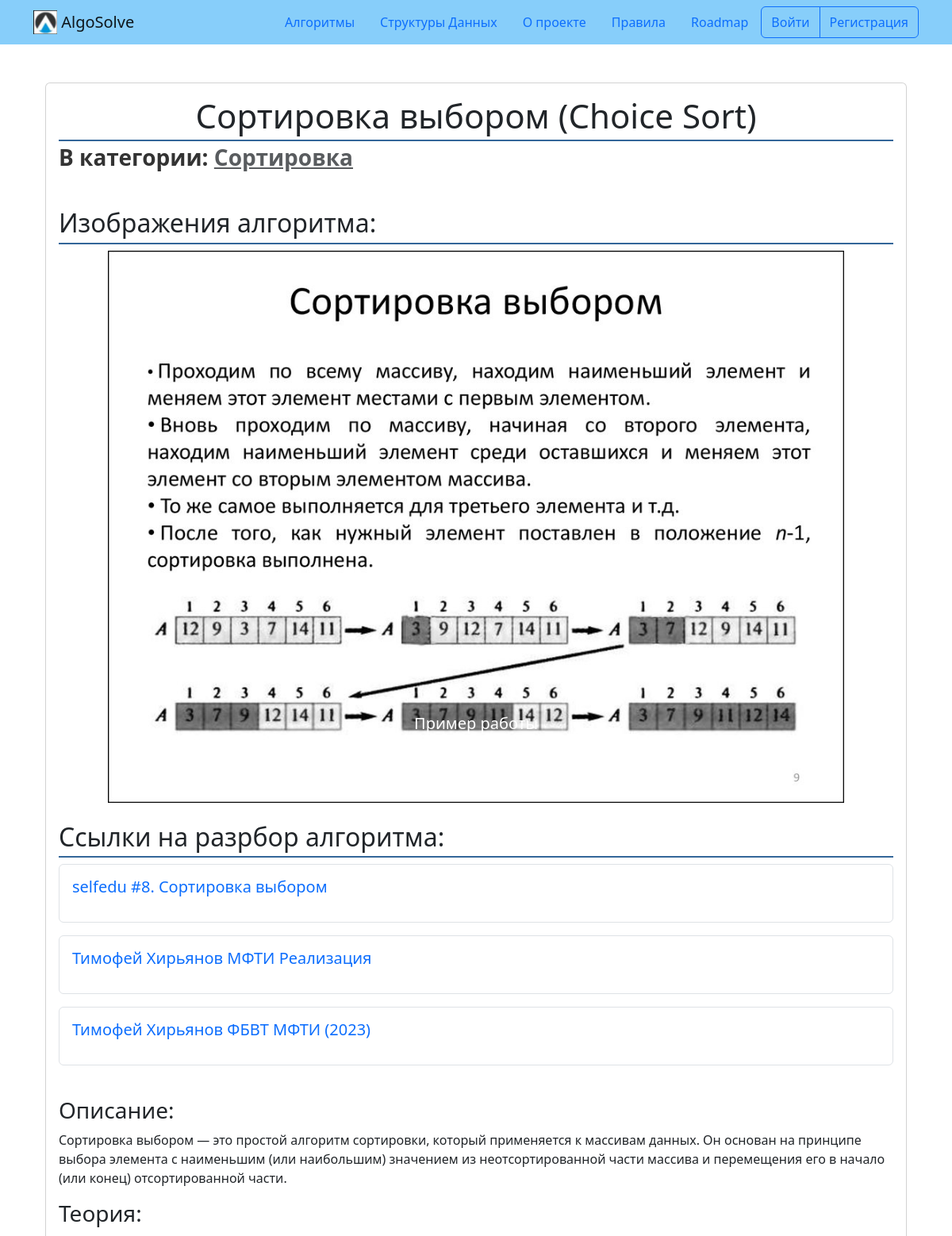
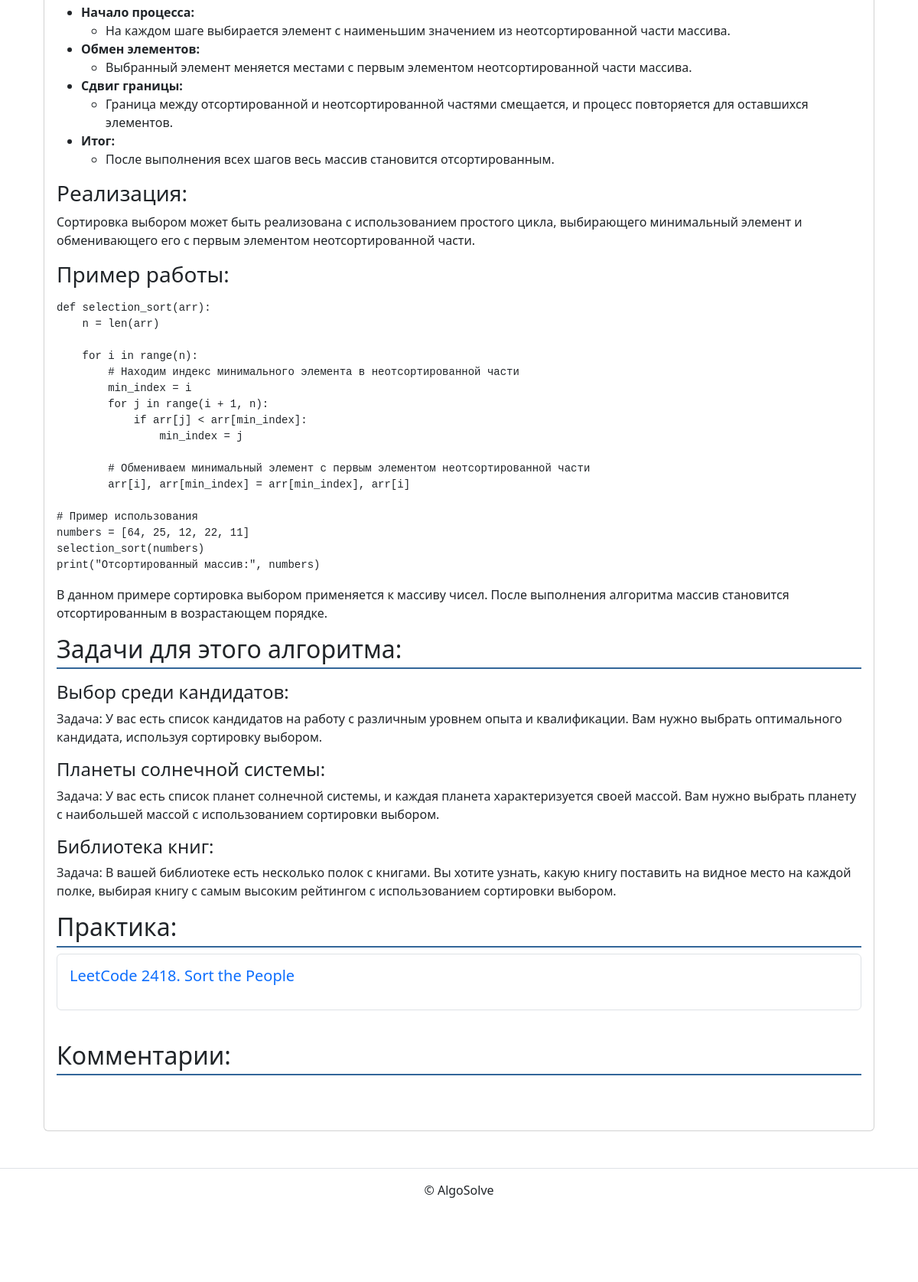
The app's page /algorithms/sorting/sortirovka-vyiborom-choice-sort/ with its own data (2 pictures, top to bottom).
### algorithm/models.py (models this page shows, shortened)
class BaseModel(models.Model):
    is_published = models.BooleanField(
        default=True,
        verbose_name='Опубликовано',
        help_text='Снимите галочку, чтобы скрыть публикацию.'
    )
    created_at = models.DateTimeField(
        auto_now_add=True,
        verbose_name='Добавлено'
    )
    class Meta:
        abstract = True

class Algorithm(BaseModel):
    category = models.ForeignKey(
        Category,
        on_delete=models.SET_NULL,
        related_name='algorithms',
        null=True
    )
    title = models.CharField(verbose_name='Название', max_length=256)
    description = models.TextField(verbose_name='Описание', max_length=10000)
    theory = models.TextField(verbose_name='Принцип работы', max_length=10000)
    realization = models.TextField(verbose_name='Реализация', max_length=10000)
    example = models.TextField(verbose_name='Пример работы', max_length=10000)
    slug = models.SlugField(
        unique=True,
        blank=True,
        verbose_name='Идентификатор',
        help_text=('Идентификатор страницы для URL; '
                   'разрешены символы латиницы, цифры, дефис и подчёркивание.')
    )
    class Meta:
        verbose_name = 'алгоритм'
        verbose_name_plural = 'Алгоритмы'

class Category(BaseModel):
    title = models.CharField(verbose_name='Название', max_length=256)
    description = models.TextField(verbose_name='Описание', max_length=10000)
    slug = models.SlugField(
        unique=True,
        blank=True,
        verbose_name='Идентификатор',
        help_text=('Идентификатор страницы для URL; '
                   'разрешены символы латиницы, цифры, дефис и подчёркивание.')
    )
    class Meta:
        verbose_name = 'категория'
        verbose_name_plural = 'Категории'

class ImageAlgorithm(BaseModel):
    algorithm = models.ForeignKey(
        Algorithm,
        on_delete=models.CASCADE,
        related_name='photo_algorithm'
    )
    image = models.ImageField('Фото', blank=True, upload_to='algorithm_images')
    caption = models.TextField('Описание', blank=True)
    alt = models.CharField(max_length=255, blank=True)
    class Meta:
        verbose_name = 'фотография для алгоритма'
        verbose_name_plural = 'Фотографии для алгоритмов'

class UrlAlgorithm(BaseModel):
    title = models.CharField(verbose_name='Название', max_length=256)
    algorithm = models.ForeignKey(
        Algorithm,
        on_delete=models.CASCADE,
        related_name='url_to_theory_algorithm'
    )
    url = models.URLField(verbose_name='Ссылка', blank=True)
    class Meta:
        verbose_name = 'ссылка для алгоритма'
        verbose_name_plural = 'ссылки для алгоритмов'

class TaskAlgorithm(models.Model):
    text = models.TextField(verbose_name='Описание задачи')
    algorithm = models.ForeignKey(
        Algorithm,
        on_delete=models.CASCADE,
        related_name='task_to_algorithm'
    )
    class Meta:
        verbose_name = 'задача для алгоритма'
        verbose_name_plural = 'задачи для алгоритмов'

class UrlTaskAlgorithm(BaseModel):
    title = models.CharField(verbose_name='Название', max_length=256)
    algorithm = models.ForeignKey(
        Algorithm,
        on_delete=models.CASCADE,
        related_name='url_to_online_tasks'
    )
    url = models.URLField(verbose_name='Ссылка', blank=True)
    class Meta:
        verbose_name = 'ссылка на задачу для алгоритма'
        verbose_name_plural = 'ссылки на задачу для алгоритмов'

### algorithm/views.py (the view)
class AlgorithmDetailView(DetailView):
    model = Algorithm
    slug_url_kwarg = 'pk_algorithm'
    template_name = 'algorithm/algorithm_detail.html'
    algorithm = None
    def dispatch(self, request, *args, **kwargs):
        self.algorithm = get_object_or_404(
            Algorithm, slug=kwargs['pk_algorithm'])
        if (not self.algorithm.is_published
            or not self.algorithm.category.is_published
        ):
            return HttpResponse(status=HTTPStatus.NOT_FOUND)
        return super().dispatch(request, *args, **kwargs)
    def get_context_data(self, **kwargs):
        context = super().get_context_data(**kwargs)
        context['urls'] = UrlAlgorithm.objects.filter(
            algorithm=self.algorithm.pk)
        context['images'] = ImageAlgorithm.objects.filter(
            algorithm=self.algorithm.pk)
        context['tasks'] = TaskAlgorithm.objects.filter(
            algorithm=self.algorithm.pk)
        context['online_tasks'] = UrlTaskAlgorithm.objects.filter(
            algorithm=self.algorithm.pk)
        context['form'] = CommentForm()
        context['comments'] = (
            self.object.comments.select_related('algorithm', 'author')
        )
        return context

### templates/algorithm/algorithm_detail.html (shortened to what this page needs)
{% extends "base.html" %}
{% block content %}
  <div class="col d-flex justify-content-center">
    <div class="card" style="width: 100rem;">
      <div class="card-body">
        <h2 class="card-title ">{{ algorithm.title }}</h2>
        <h6 class="card-subtitle mb-2 text-muted">
          <small>
            <span style="font-size: 28px; font-weight: bold; color: #333;">В категории: {% include "includes/category_link.html" %}</span>
          </small>
        <br>
        <br>
        <br>
        {% if images %}
  <h2>Изображения алгоритма:</h2>
  <div class="container">
    <div id="carouselExampleControls"
      class="carousel slide"
      data-ride="carousel">
        <ul class="carousel-indicators" >
          {% for image in images %}
          <li data-target="#carouselExampleControls"  data-slide-to="{{ forloop.counter0 }}"
          {% if not forloop.counter0 %}class="active"{% endif %}>
          </li>
          {% endfor %}
      </ul>
      <div class="carousel-inner">
        {% for image in images %}
              <div class="carousel-item {% if forloop.first %}active{% endif %}">
                <img src="{{ image.image.url }}" class="d-block w-100" alt="{{ image.alt }}">
                <div class="carousel-caption d-none d-md-block">
                  <h5>{{ image.alt|safe }}</h5>
                  <p>{{ image.caption|safe }}</p>
                </div>
              </div>
            {% endfor %}
      </div>
      <a class="carousel-control-prev"
      href="#carouselExampleControls"
      role="button"
      data-slide="prev">
        <span class="carousel-control-prev-icon"
          aria-hidden="true">
        </span>
      </a>
      <a class="carousel-control-next"
      href="#carouselExampleControls"
      role="button"
      data-slide="next">
        <span class="carousel-control-next-icon"
          aria-hidden="true">
        </span>
      </a>
    </div>
  </div>
{% endif %}
{% if urls %}
  <br>
  <h2>Ссылки на разрбор алгоритма:</h2>
        {% for url in urls %}
          <div class="mb-3">
            <a href="{{ url.url }}" target="_blank" class="text-decoration-none">
              <div class="border rounded p-3">
                <h5>{{ url.title }}</h5>
              </div>
            </a>
          </div>
        {% endfor %}
{% endif %}
        <br>
        <h3>Описание:</h3>
        <p class="card-text">{{ algorithm.description|safe|linebreaksbr }}</p>
        <h3>Теория:</h3>
        <p class="card-text">{{ algorithm.theory|safe }}</p>
        <h3>Реализация:</h3>
        <p class="card-text">{{ algorithm.realization|safe }}</p>
        <h3>Пример работы:</h3>
        <p class="card-text">{{ algorithm.example|safe }}</p>
        {% if tasks%}
          <h2>Задачи для этого алгоритма:</h2>
          {% for task in tasks %}
            <div class="mb-3">
              <p class="card-text">{{ task.text|safe }}</p>
            </div>
          {% endfor %}
        {% endif %}
        {% if online_tasks%}
        <h2>Практика:</h2>
          {% for url in online_tasks %}
            <div class="mb-3">
              <a href="{{ url.url }}" target="_blank" class="text-decoration-none">
                <div class="border rounded p-3">
                  <h5>{{ url.title }}</h5>
                </div>
              </a>
            </div>
          {% endfor %}
        {% endif %}
        <br>
        {% include "includes/comments.html" %}
      </div>
    </div>
  </div>
{% endblock %}

### templates/includes/category_link.html
{% if 'algorithm' in request.path %}
<a class="text-muted" href="{% url 'algorithm:category_detail' algorithm.category.slug %}">
  {{ algorithm.category.title }}
</a>
{% elif 'data_structure' in request.path %}
  <a class="text-muted" href="{% url 'data_structure:category_detail' data_structure.category.slug %}">
    {{ data_structure.category.title }}
  </a>
{% endif %}

### static_dev/css/for_algorithm_detail.css (style rules this page uses)
.card-title { text-align: center; font-size: 42px; }
h2 { color: #336699; border-bottom: 2px solid #336699; padding-bottom: 5px; }
#carouselExampleControls { margin-left: 50px; margin-right: 50px; }
.carousel-inner img { width: 100%; height: auto; }
.carousel-control-prev { margin-left: -25px; }
.carousel-control-next { margin-right: -25px; }

### records on screen
Algorithm: title "Сортировка выбором (Choice Sort)", category "Сортировка", description "Сортировка выбором — это простой алгоритм сортировки, который применяется к массивам данных. Он основан на принципе выбора элемента с наименьшим (или наибольшим) значением из неотсортированной части массива и перемещения его в начало (или конец) отсортированной части.", theory "Начало процесса: На каждом шаге выбирается элемент с наименьшим значением из неотсортированной части массива. Обмен элементов: Выбранный элемент меняется местами с первым элементом неотсортированной части массива. Сдвиг границы: Граница между отсортированной и неотсортированной частями смещается, и процесс повторяется для оставшихся элементов. Итог: После выполнения всех шагов весь массив становится отсортированным.", realization "Сортировка выбором может быть реализована с использованием простого цикла, выбирающего минимальный элемент и обменивающего его с первым элементом неотсортированной части.", example "def selection_sort(arr): n = len(arr) for i in range(n): # Находим индекс минимального элемента в неотсортированной части min_index = i for j in range(i + 1, n): if arr[j] < arr[min_index]: min_index = j # Обмениваем минимальный элемент с первым элементом неотсортированной части arr[i], arr[min_index] = arr[min_index], arr[i] # Пример использования numbers = [64, 25, 12, 22, 11] selection_sort(numbers) print(\"Отсортированный массив:\", numbers) В данном примере сортировка выбором применяется к массиву чисел. После выполнения алгоритма массив становится отсортированным в возрастающем порядке."
ImageAlgorithm: image (picture), alt "Пример работы"
UrlAlgorithm: title "selfedu #8. Сортировка выбором"
UrlAlgorithm: title "Тимофей Хирьянов МФТИ Реализация"
UrlAlgorithm: title "Тимофей Хирьянов ФБВТ МФТИ (2023)"
TaskAlgorithm: text "Выбор среди кандидатов: Задача: У вас есть список кандидатов на работу с различным уровнем опыта и квалификации. Вам нужно выбрать оптимального кандидата, используя сортировку выбором."
TaskAlgorithm: text "Планеты солнечной системы: Задача: У вас есть список планет солнечной системы, и каждая планета характеризуется своей массой. Вам нужно выбрать планету с наибольшей массой с использованием сортировки выбором."
TaskAlgorithm: text "Библиотека книг: Задача: В вашей библиотеке есть несколько полок с книгами. Вы хотите узнать, какую книгу поставить на видное место на каждой полке, выбирая книгу с самым высоким рейтингом с использованием сортировки выбором."
UrlTaskAlgorithm: title "LeetCode 2418. Sort the People"
